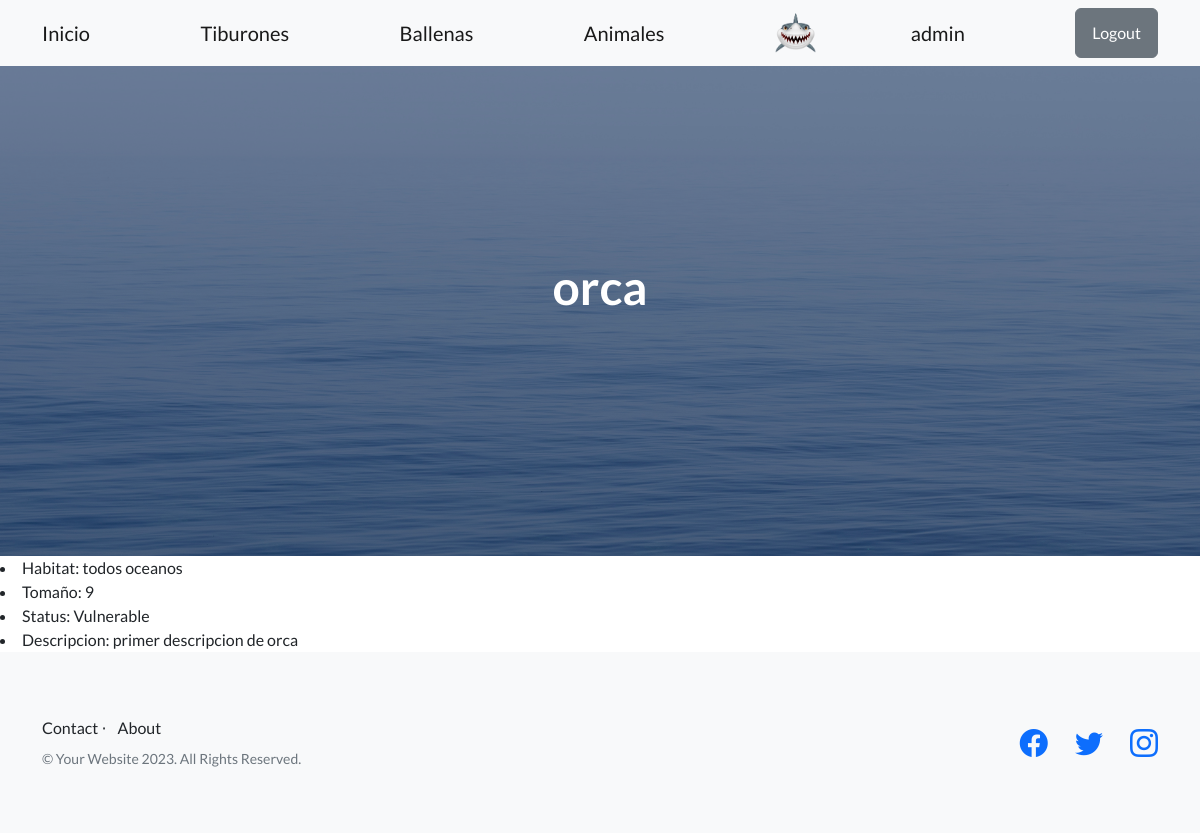
The app's page /ballenas/1/ (signed in) with its own data.
### usuario/models.py (models this page shows)
class InfoExtra(models.Model):
    user = models.OneToOneField(User, on_delete=models.CASCADE)
    avatar = models.ImageField(upload_to='avatares', null=True, blank=True)

### inicio/models.py (models this page shows, shortened)
class Ballena(models.Model):
    tipo = models.CharField(max_length=30)
    habitat = models.CharField(max_length=30)
    tomaño = models.IntegerField()
    status = models.CharField(max_length=10)
    descripcion = models.TextField(null=True)
    avatar = models.ImageField(upload_to='inicio/static/assets', null=True, blank=True) # agregue el campo avatar

### inicio/views.py (the view)
# urls.py: path('ballenas/<int:pk>/',views.MostrarBallena.as_view(), name='mostrar_ballena'),
class MostrarBallena(DeleteView):
    model = Ballena
    template_name = "inicio/CBV/mostrar_ballena_CBV.html"

### inicio/templates/inicio/CBV/mostrar_ballena_CBV.html (shortened to what this page needs)
{% extends 'base.html' %}
{% block h1_header %}
{{ballena.tipo}}
{% endblock h1_header%}
{% block contenido %}
<li>Habitat: {{ballena.habitat}}</li>
<li>Tomaño: {{ballena.tomaño}}</li>
<li>Status: {{ballena.status}}</li>
<li>Descripcion: {{ballena.descripcion}} </li>
{% endblock contenido %}

### templates/base.html (shortened to what this page needs)
<!DOCTYPE html>
<html lang="en">
    {% load static %}
    <head>
        <link href="https://cdn.jsdelivr.net/npm/bootstrap-icons@1.5.0/font/bootstrap-icons.css" rel="stylesheet" type="text/css" />
        <link href={% static 'css/styles.css' %} rel="stylesheet" />
    </head>
    <body>
        <nav class="navbar navbar-light bg-light static-top">
            <div class="container">
                <a class="navbar-brand" href={% url 'inicio' %}>Inicio</a>
                <a class="navbar-brand" href= {% url 'listar_tiburones' %}>Tiburones </a>
                <a class="navbar-brand" href={% url 'listar_ballenas' %}>Ballenas</a>
                <a class="navbar-brand" href={% url 'listar_animales' %}>Animales</a>
                {% if request.user.is_authenticated %}
                {% if request.user.infoextra.avatar.url %}
                <img src={{request.user.infoextra.avatar.url}} alt="" height='40px'>
                {% endif %}
                <a class="navbar-brand" href={% url 'usuario:editar_perfil' %}>{{request.user.username}}</a>
                <a class="btn btn-secondary" href={% url 'usuario:logout' %}>Logout</a>
                {% else %}
                <a class="btn btn-primary" href={% url 'usuario:login' %}>Login</a>
                <a class="btn btn-primary" href={% url 'usuario:registrarse' %}>Registrarse</a>
                {% endif %}
            </div>
        </nav>
        {% block header %}
        <header class="masthead">
            <div class="container position-relative">
                <div class="row justify-content-center">
                    <div class="col-xl-6">
                        <div class="text-center text-white">
                            <h1 class="mb-5">
                                {% block h1_header %}{% endblock h1_header %}
                            </h1>
                        </div>
                    </div>
                </div>
            </div>
        </header>
        {% endblock header %}
        {% block contenido %}{% endblock contenido %}
        <footer class="footer bg-light">
            <div class="container">
                <div class="row">
                    <div class="col-lg-6 h-100 text-center text-lg-start my-auto">
                        <ul class="list-inline mb-2">
                            <a class="navbar-brand" href="{% url 'contact' %}">Contact</a>
                            <li class="list-inline-item">⋅</li>
                            <a class="navbar-brand" href="{% url 'about' %}">About</a>
                        </ul>
                        <p class="text-muted small mb-4 mb-lg-0">&copy; Your Website 2023. All Rights Reserved.</p>
                    </div>
                    <div class="col-lg-6 h-100 text-center text-lg-end my-auto">
                        <ul class="list-inline mb-0">
                            <li class="list-inline-item me-4">
                                <a href="https://www.facebook.com" target="_blank"><i class="bi-facebook fs-3"></i></a>
                            </li>
                            <li class="list-inline-item me-4">
                                <a href="https://www.twitter.com" target="_blank"><i class="bi-twitter fs-3"></i></a>
                            </li>
                            <li class="list-inline-item">
                                <a href="https://www.instagram.com" target="_blank"><i class="bi-instagram fs-3"></i></a>
                            </li>
                        </ul>
                    </div>
                </div>
            </div>
        </footer>
    </body>
</html>

### records on screen
Ballena: tipo "orca", habitat "todos oceanos", tomaño "9", status "Vulnerable", descripcion "primer descripcion de orca"

### other values on screen
{{ request.user.username }} "admin"
